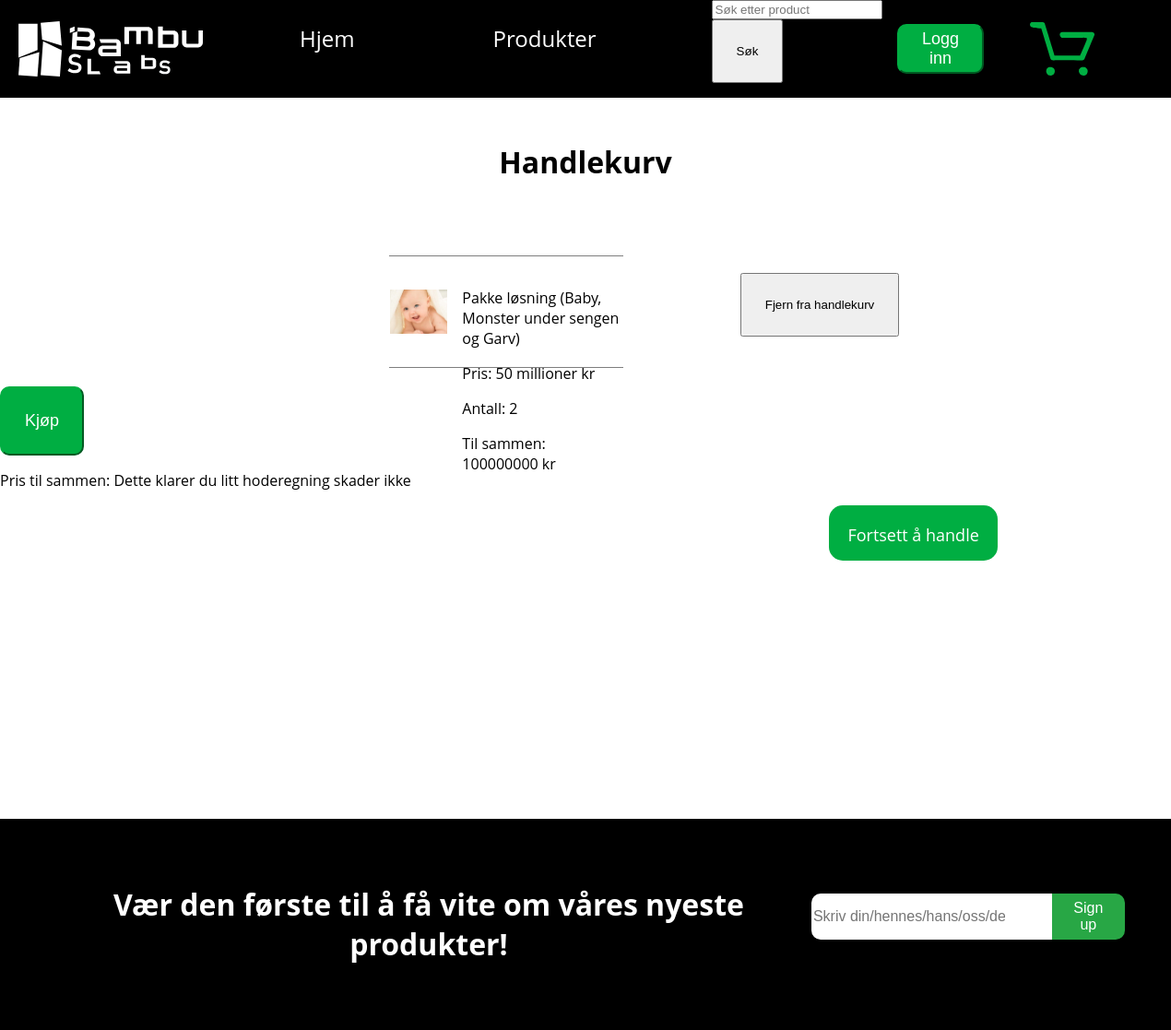
Before: /Handlekurv.html (signed in) with the older database file.
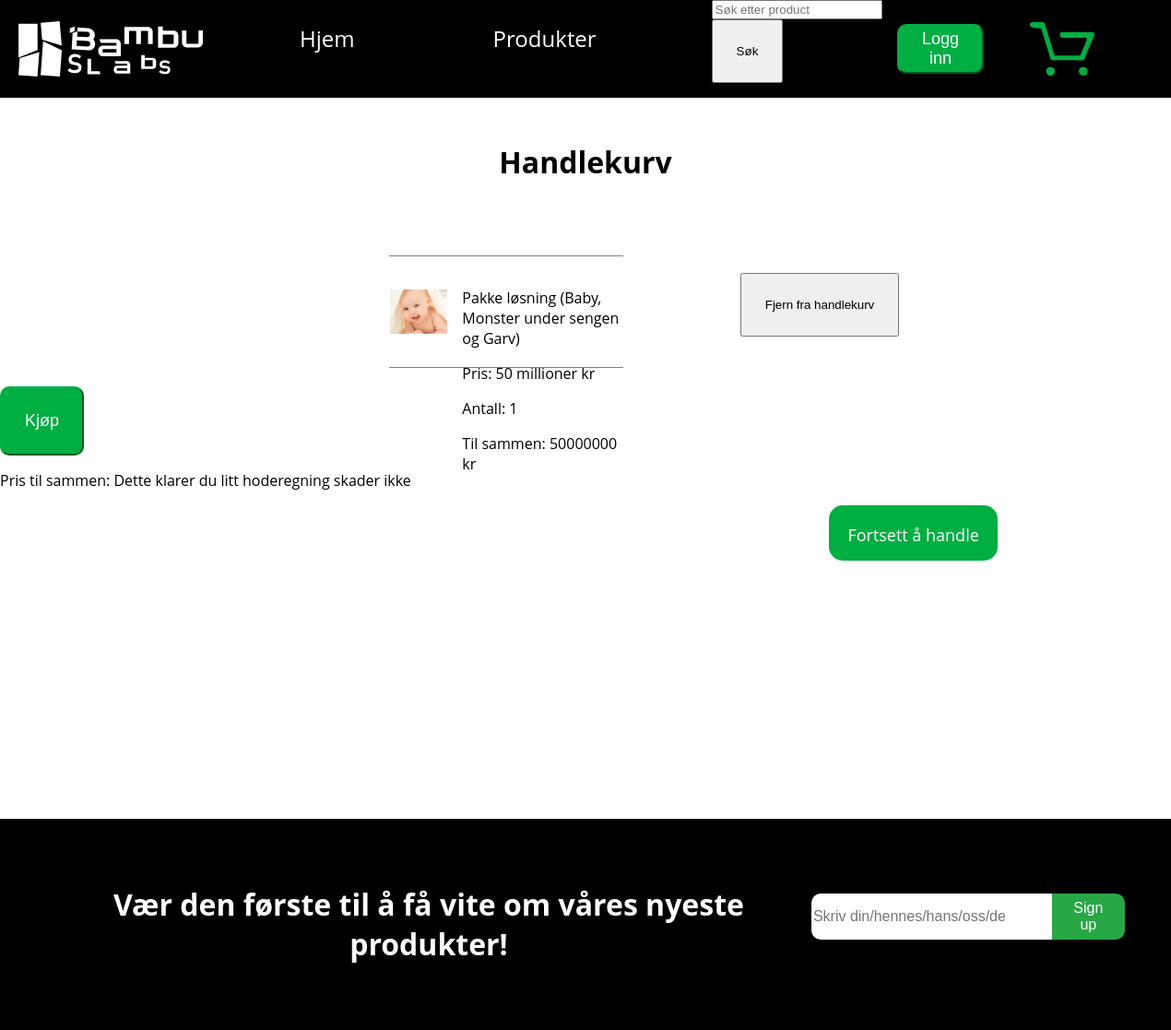
After: the same page with the newer database file.
### app.py (models this page shows)
class Cart(db.Model):
    __tablename__='cart'
    id = db.Column(db.Integer, primary_key=True)
    user_id = db.Column(db.Integer, db.ForeignKey('user.id'), nullable=False)
    product_id = db.Column(db.String, db.ForeignKey('produkt.id'), nullable=False)
    quantity = db.Column(db.Integer, default=1)
    user = db.relationship('User', backref='cart_items')
    product = db.relationship('Produkt', backref='cart_items')

class Produkt(db.Model):
    id = db.Column(db.String, primary_key=True)
    name = db.Column(db.String, nullable=False)
    price = db.Column(db.String, nullable=False)
    pricetall = db.Column(db.Integer, nullable=False)
    pricetext = db.Column(db.String, nullable=False)
    image = db.Column(db.String, nullable=False)
    description = db.Column(db.Text, nullable=False)

### app.py (the view)
@app.route('/Handlekurv.html')
def Handlekurv():
    cart_items = Cart.query.filter_by(user_id=current_user.id).all()
    return render_template('Handlekurv.html', cart_items=cart_items)

### app.py (called while the page is built)
@login_manager.user_loader
def load_user(user_id):
    return User.query.get(int(user_id))

### templates/Handlekurv.html (shortened to what this page needs)
{% extends 'nav2.html' %}
{% block body %}
<!DOCTYPE html>
<html lang="en">
<head>
    <link rel="stylesheet" href="static/styling.css">
</head>
<body>
    <div class="container">
        <h1 id="Handlekurvoverskrift">Handlekurv</h1>
        <div class="produkthandlekurv">
            {% if cart_items %}
            {% for item in cart_items %}
            <div class="handlekurvalt">
                <div class="bildeogprodukt">
                    <img id="productImageHandlekurv" src="{{ item.product.image }}" alt="{{ item.product.name }}">
                    <div class="tekstprodukthandlekurv">
                        <p id="productNameHandlekurv">{{ item.product.name }}</p>
                        <p id="productPriceHandlekurv">Pris: {{ item.product.price }}</p>
                        <p>Antall: {{ item.quantity }}</p>
                        <p>Til sammen: {{ item.quantity * item.product.pricetall }} {{ item.product.pricetext }} </p>
                    </div>
                </div>
                <div>
                    <form action="{{ url_for('remove_from_cart', product_id=item.product_id) }}" method="POST">
                        <button type="submit">Fjern fra handlekurv</button>
                    </form>
                </div>
            </div>
            {% endfor %}
            {% else %}
            <p>Handlekurven din er tom.</p>
            {% endif %}
        </div>
        <div id="knappdivvv2">
            <form action="{{ url_for('kvitering') }}" method="POST">
            <a type="submit" id="handlekurvLink" href="#"><button id="leggTilHandklekurvID">Kjøp</button></a>
        </form>
        <p>Pris til sammen: Dette klarer du litt hoderegning skader ikke</p>
        <div class="Handlekurvting">
            <a id="Flereprodukter" href="index.html">Fortsett å handle</a>
        </div>
    </div>
    <div class="fotter">
        <h1>Vær den første til å få vite om våres nyeste produkter!</h1>
        <form method="POST" action="{{ url_for('subscribe_newsletter') }}">
            <div class="signup-container">
                <input type="email" name="nyheter" class="email-input" placeholder="Skriv din/hennes/hans/oss/deres/ailien email">
                <button type="submit" class="signup-button">Sign up</button>
            </div>
        </form>
    </div>
</body>
</html>
{% endblock %}

### templates/nav2.html
<body>
    <nav>
        <a class="logo" href="index.html">
            <img src="static/bilder/Bambu_Slabswird.svg" alt="Logo">
        </a>
        <div class="textnav">
            <a href="index.html">Hjem</a>
            <a href="detalj.html">Produkter</a>
       <form action="{{ url_for('search') }}" method="GET">
        <input type="text" name="query" placeholder="Søk etter product" required>
        <button type="submit">Søk</button>
       </form>
        </div>
        <div id="totingsammen">
            <a href="logginn.html">
                <button id="kjøpeknapp">Logg inn</button>
            </a>
            <a href="Handlekurv.html">
                <img id="handlekurv" src="static/bilder/Handlekurv.svg" alt="Handlekurv">
            </a>
        </div>
    </nav>
    {% block body %}
    {% endblock %}
</body>
</html>

### static/styling.css (style rules this page uses)
body { margin: 0%; overflow-x: hidden; font-family: "Open Sans","system-ui","Segoe UI",Roboto,Oxygen,Ubuntu,"Fira Sans","Droid Sans","Helvetica Neue",sans; }
nav { background-color: #000000; width: 100%; display: flex; align-items: center; padding-left: 20px; overflow-x: hidden; }
nav a { text-decoration: none; font-size: 150%; color: white; }
.textnav { display: flex; height: 100%; gap: 100px; width: 90vw; padding-left: 80px; }
.textnav a, button { padding: 25px; }
nav img { width: 200px; }
#kjøpeknapp { display: flex; align-items: center; background-color: #00AE42; color: white; border-color: #00AE42; border-radius: 10px; height: 20px; font-size: large; }
#totingsammen { display: flex; margin-right: 23px; gap: 50px; align-items: center; }
#handlekurv { width: 70px; margin-right: 80px; }
#handlekurvLink button { background-color: #00AE42; color: white; border-color: #00AE42; border-radius: 10px; font-size: large; align-items: center; }
h1 { text-align: center; }
a { text-decoration: none; color: #000000; }
#Flereprodukter { align-items: center; background-color: #00AE42; color: white; border-color: #00AE42; border-radius: 15px; height: 20px; font-size: large; text-decoration: none; padding: 20px; }
#Handlekurvoverskrift { margin-top: 6vh; margin-bottom: 10vh; }
.produkthandlekurv { display: flex; flex-direction: column; margin: 20px 0; gap: 20px }
.bildeogprodukt img { display: flex; justify-content: space-between; height: 40%; padding: 1px; }
.tekstprodukthandlekurv { width: 100%; margin-left: 10px; height: 70%; }
.handlekurvalt { display: flex; width: 100%; justify-content: space-evenly; justify-content: center; align-items: center; gap: 10%; margin-left: 5%; }
.bildeogprodukt { display: flex; justify-content: space-between; border-bottom: 1px solid rgb(127, 127, 127); border-top: 1px solid rgb(127, 127, 127); align-items: center; height: 15vh; width: 20%; gap: 5px; }
.Handlekurvting { display: flex; justify-content: center; margin-top: 2vh; padding-left: 56vw; margin-bottom: 35vh; }
.signup-container { display: flex; border-radius: 1px; max-width: 500px; width: 100%; height: 50px; box-shadow: 0 4px 6px rgba(0, 0, 0, 0.1); justify-content: center; }
.email-input { border: none; padding-right: 4vw; width: 100%; font-size: 16px; border-top-left-radius: 10px; border-bottom-left-radius: 10px; outline: none; }
.signup-button { background-color: #28a745; color: white; border: none; padding: 5px 20px; cursor: pointer; font-size: 16px; border-top-right-radius: 10px; border-bottom-right-radius: 10px; transition: background-color 0.3s; }
.fotter { display: flex; justify-content: space-between; align-items: center; background-color: #000000; color: rgb(255, 255, 255); padding: 50px; }

Changed rows visible on the page:
changed Cart "Pakke løsning (Baby, Monster under sengen og Garv)": quantity "2" → "1"; item.quantity*item.product.pricetall "100000000" → "50000000"
